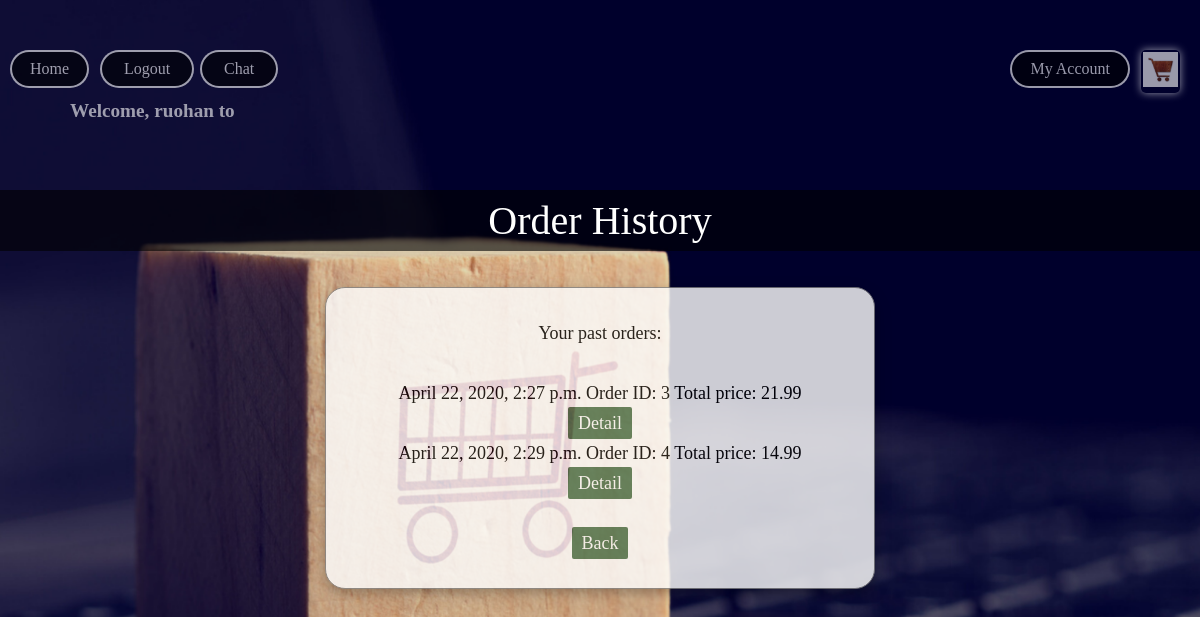
The app's page /product/order-history/ (signed in) with its own data.
### product/models.py (models this page shows)
class Order(models.Model):
    user = models.ForeignKey(User, on_delete=models.CASCADE)
    datetime = models.DateTimeField(auto_now_add=True)
    products = models.ManyToManyField(ProductPermanent, through='InOrder')
    total_price = models.DecimalField(decimal_places=2, max_digits=20)
    status = models.CharField(choices=[('C', 'Confirmed'),
                                       ('S', 'Shipped'),
                                       ('D', 'Delivered')],
                              max_length=10,
                              default='C')
    address = models.ForeignKey(Address, on_delete=models.SET_NULL, null=True)

### product/views.py (the view)
# urls.py: path('order-history/', views.order_history, name='order_history'),
@login_required
def order_history(request):
    context = {'user': request.user}
    orders = request.user.order_set.all()
    context['orders'] = orders
    return render(request, 'product/order_history.html', context)

### product/templates/product/order_history.html (shortened to what this page needs)
<!DOCTYPE html>
<html lang="en">
<head>
</head>
<body>
{% extends 'product/navbar.html' %}
{% block content %}
    <div class='center-up'>Order History</div><br/>
    <br/>
    <div class="this-layout">
    <p>Your past orders:</p><br/>
    {% for o in orders %}
        <p>
            {{ o.datetime }} Order ID: {{ o.id }} Total price: {{ o.total_price }}
            <br/>
            <a href="{% url 'order_detail' o.id %}" class="button">Detail</a><br/>
        </p>
    {% endfor %}
    <br/>
    <a href="{% url 'index' %}" class="button">Back</a><br/>
    <br/>
{% endblock %}

### product/templates/product/navbar.html (shortened to what this page needs)
{% load static %}
<!DOCTYPE html>
<html lang="en">
<head>
    <link rel="stylesheet" type="text/css" href="{% static 'product/style.css' %}"/>
</head>
<body>
<div class="nav">
    <ul>
        {% if user.username %}
            <div class="welcmsg">
                <li><h4>Welcome, {{ user.username }} to</h4></li>
            </div>
            <li><a href="{% url 'index' %}" class="home-btn"><span>Home</span></a></li>
            <li><a href="{% url 'logout' %}" class="top-links"><span>Logout</span></a></li>
        {% else %}
            <li><a href="{% url 'signup' %}" class="signup-btn"><span>Signup</span></a></li>
            <li><a href="{% url 'login' %}" class="top-links"><span>Login</span></a></li>
        {% endif %}
        <li><a href="{% url 'chat_index' %}" class="chat-btn"><span>Chat</span></a></li>
        <li><a href="{% url 'cart' %}" class="cart-btn"><span><img src="{% static 'product/cart.jpg' %}" height="35"
                                                                   width="35"></span></a></li>
        <li class="dropdown">
            <a href="javascript:void(0)" class="drop-btn"><span>My Account</span></a>
        </li>
    </ul>
</div>
<br/>
{% block content %}
{% endblock %}
</body>
</html>

### product/static/product/style.css (style rules this page uses)
* { margin: 0; padding: 0; -moz-box-sizing: border-box; box-sizing: border-box; }
html { height: 100%; }
body { font-family: "Georgia"; background-image: url("back.png"); background-repeat: no-repeat; background-size: cover; height: 100%; overflow-y: scroll; overflow-x: hidden; max-width: 100%; }
.nav ul { display: inline-flex; margin: 50px; }
.nav ul li { opacity: 0.6; transition: 0.3s; list-style: none; margin: 0 20px; color: white; cursor: pointer; }
.home-btn { left: 10px; display: inline; position: fixed; text-decoration: none; color: white; border: 2px solid transparent; border-radius: 20px; background-image: linear-gradient(#000000, #000000), radial-gradient(circle at top left, white, white); background-origin: border-box; background-clip: content-box,border-box; }
.home-btn span { display: block; padding: 8px 18px; }
.top-links { left: 100px; display: inline; position: fixed; text-decoration: none; color: white; border: 2px solid transparent; border-radius: 20px; background-image: linear-gradient(#000000, #000000), radial-gradient(circle at top left, white, white); background-origin: border-box; background-clip: content-box,border-box; }
.top-links span { display: block; padding: 8px 22px; }
.cart-btn { right: 20px; display: inline; position: fixed; border: 2px solid transparent; box-shadow: 0px 0px 8px #ffffff; border-radius: 5px; }
.drop-btn { right: 70px; display: inline; position: fixed; color: white; text-align: center; padding: 0px 0px; text-decoration: none; border: 2px solid transparent; border-radius: 20px; background-image: linear-gradient(#000000, #000000), radial-gradient(circle at top left, white, white); background-origin: border-box; background-clip: content-box,border-box; }
.drop-btn span { display: block; padding: 8px 18px; }
li.dropdown { display: inline-block; right: 200px; }
.welcmsg { font-size: larger; padding-top: 50px; display: inline; }
.center-up { font-family: Verdana; background: rgba(0, 0, 0, 0.6); color: white; font-size: 40px; padding-top: 7px; padding-bottom: 7px; text-align: center; bottom: 40px; }
.button { border-radius: 2px; text-decoration: none; background-color: #215223; color: white; padding: 6px 10px; margin: 8px 0; border: none; cursor: pointer; width: 50%; opacity: 0.8; }
.chat-btn { left: 200px; display: inline; position: fixed; text-decoration: none; color: white; border: 2px solid transparent; border-radius: 20px; background-image: linear-gradient(#000000, #000000), radial-gradient(circle at top left, white, white); background-origin: border-box; background-clip: content-box,border-box; }
.chat-btn span { display: block; padding: 8px 22px; }

### product/templates/product/order_history.html (style rules this page uses)
.this-layout { border: 2px solid transparent; border-radius: 20px; font-family: "Georgia"; box-shadow: 0 4px 8px 0 rgba(0, 0, 0, 0.2), 0 6px 20px 0 rgba(0, 0, 0, 0.19); text-align: center; font-size: large; border: 1px solid grey; top: 0; background-color: #ffffff; padding-top: 30px; margin: 0 auto; width: 550px; height: auto; opacity: 0.8; line-height: 30px; }

### records on screen
Order: datetime "April 22, 2020, 2:27 p.m.", id "3", total_price "21.99"
Order: datetime "April 22, 2020, 2:29 p.m.", id "4", total_price "14.99"

### other values on screen
{{ user.username }} "ruohan"
